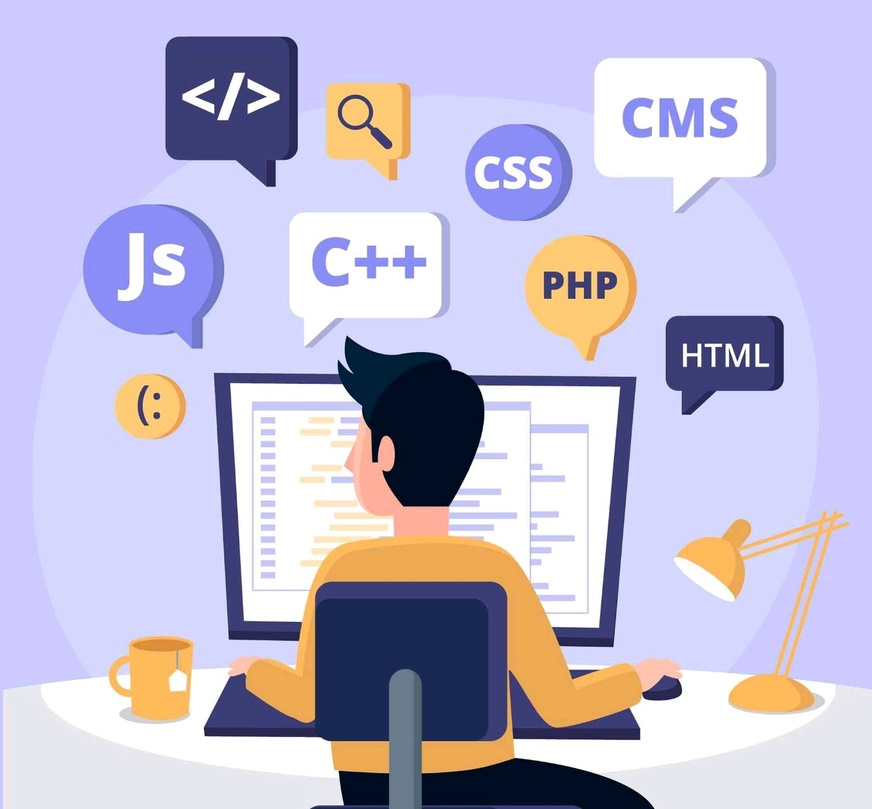
#> input picture 1632507145167.jpg, 872 x 809 px, shrunk from 1379 x 1280 before the run
$ python pillow.py
#> lines starting #> are read from the running program, lines starting #| are printed output that depends on the picture
import PIL

from PIL import Image, ImageFilter

# img_path = Image.open('1632507145167.jpg')
before = Image.open('1632507145167.jpg')
#> before is the input picture: PIL image 872x809 RGB; mean R, G, B 192.7, 187.7, 213.6
# img_path.show()
# img_path.save('programmer.png')
# after = before.filter(ImageFilter.BoxBlur(5))
after = before.convert('L')  # black and white
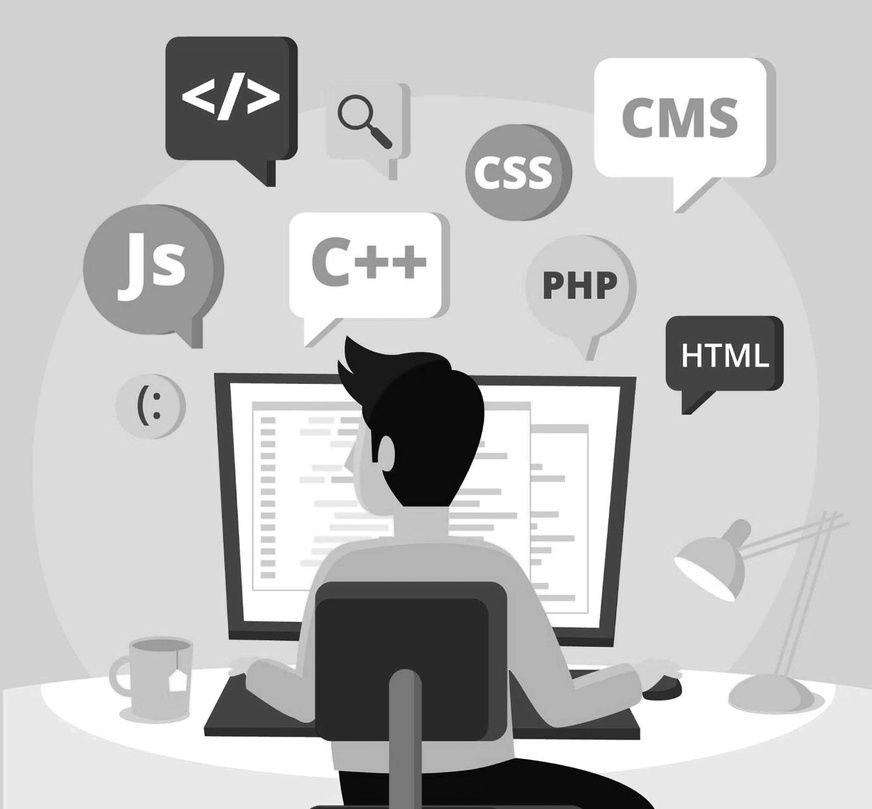
#> after: PIL image 872x809 L; min 1, max 255, mean 192.2
# box = (100, 50, 1350, 1700)
# after = before.crop(box)
after.save('programmer.png')
